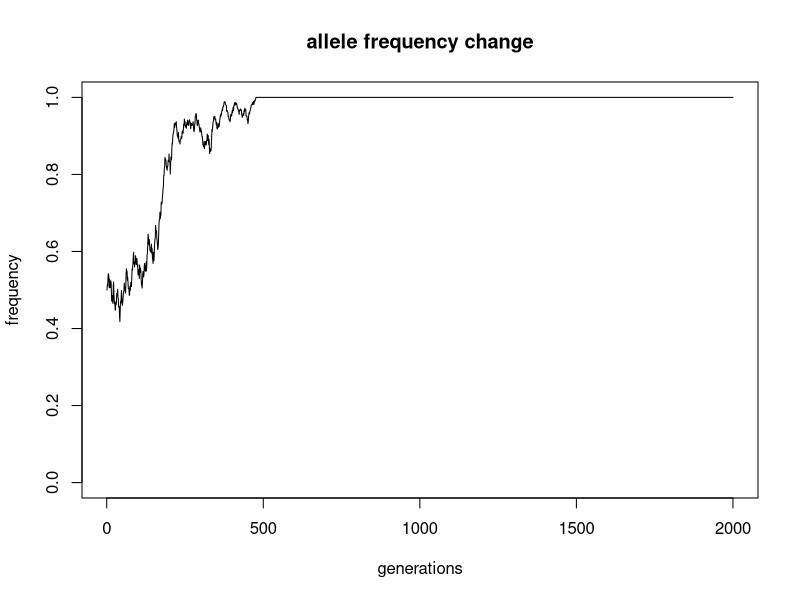
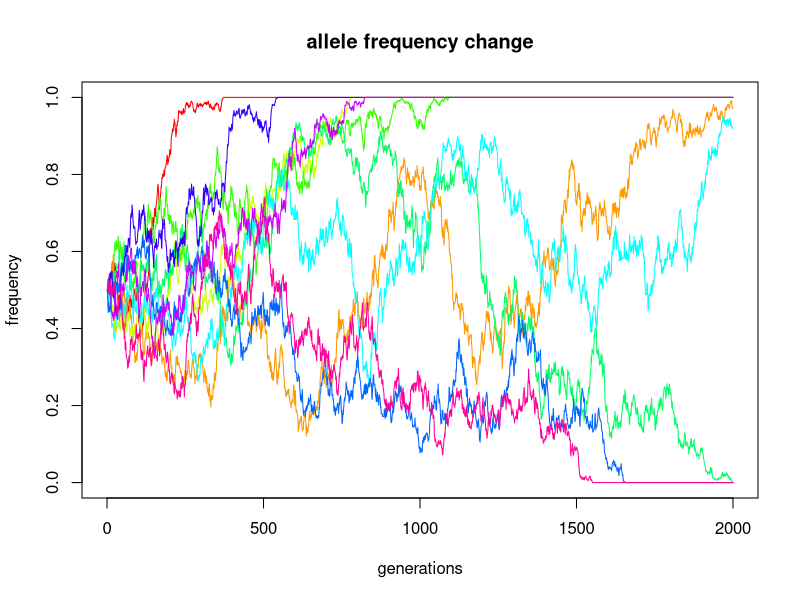
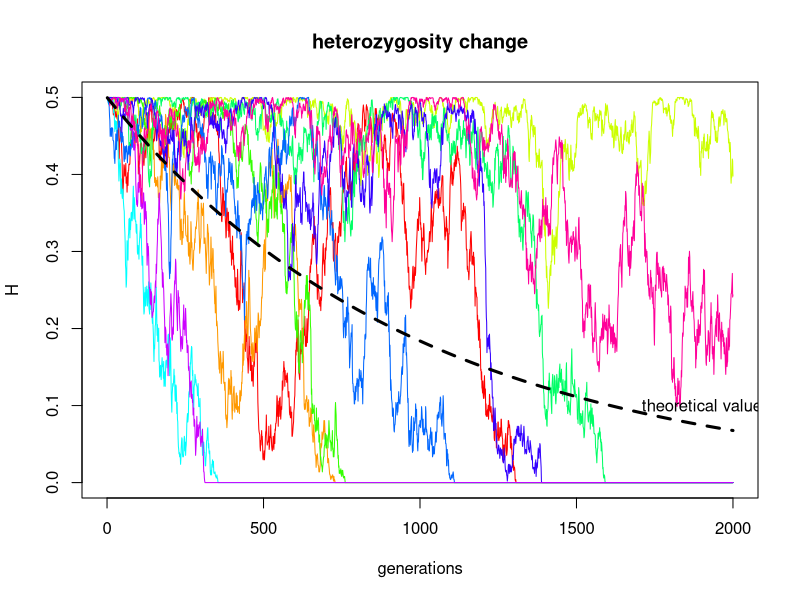

Generate these figures, in order, with R:
# Genetic Drift

# Create a haploid population of 1000 individuals with alleles 0 or 1
pop <- rep(x=0:1, times=c(500,500))

# define an allele frequency vector (allele 0) over 2000 generations
p <- numeric(length=2000)

# the frequency of the allele 0 in the first generation (parental)
## will be the first element of our vector p:
p[1] <- mean(pop == 0)

# For each of the next generations
## calculate the allele frequency:
for(i in 2:2000) {
  
  # the next generation is a random sample of the parental pop:
  pop <- sample(pop, replace=TRUE)
  
  # allele frequency in the ith generation
  p[i] <- mean(pop == 0)

}

# Plot
plot(p, type="l", ylim=c(0,1), 
     xlab="generations", ylab="frequency", main="allele frequency change")



# Now, let's do the same for multiple populations
plot(0, type="n", xlim=c(0, 2000), ylim=c(0, 1),
     xlab="generations", ylab="frequency", main="allele frequency change")

# for each population (N = 10)
for(i in 1:10) {
  
  pop <- rep(x=0:1, times=c(500, 500))
  p <- numeric(2000)
  p[1] <- mean(pop == 0)

  for(j in 2:2000) {
    pop <- sample(pop, replace=TRUE)
    p[j] <- mean(pop == 0)
  }
  
  lines(p, type="l", col=rainbow(10)[i])
}


# Now, instead of the allele frequency, let's plot the heterozygosity

# call the plot function
plot(0, type="n", xlim=c(0, 2000), ylim=c(0, 0.5),
     xlab="generations", ylab="H", main="heterozygosity change")

# for each population (N = 10)
for(i in 1:10) {
  
  pop <- rep(x=0:1, times=c(500,500))
  p <- numeric(2000)
  p[1] <- mean(pop == 0)
  
  for(j in 2:2000) {
    pop <- sample(pop, replace=TRUE)
    p[j] <- mean(pop == 0)
  }
  
  # calculate the heterozygosity
  H <- 2*p*(1-p)
  
  # plot
  lines(H, type="l", col = rainbow(10)[i])
}

# Let's also draw the line of the theoretical decrease in the heterozygosity

N <- 1000
hetz <- numeric(2000)

for(i in 1:2000) {
 hetz[i] <- 0.5 * (1-(1/N))^i
}

# vectorized alternative:
hetz <- 0.5 * (1-(1/N))^(1:2000)

# add theoretical line to the plot
lines(hetz, lty=2, lwd=3)
text(x=1900, y=0.1, labels="theoretical value")
